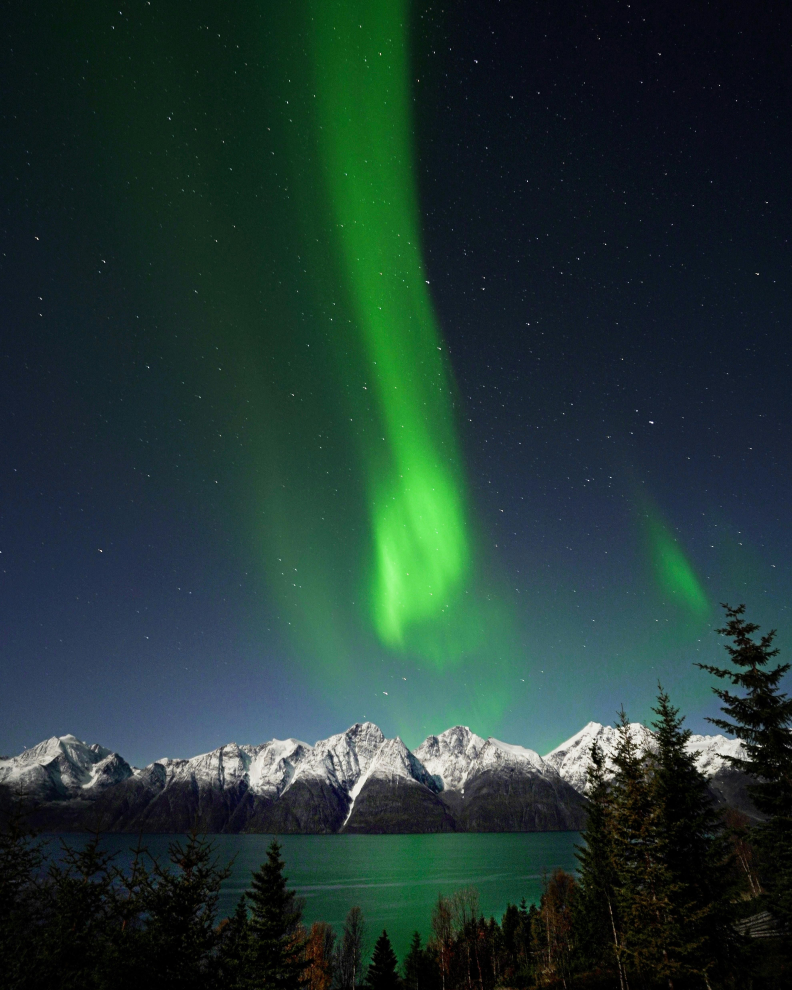
#> input picture img/aurora_2.jpg, 3960 x 4950 px, found by its file name (shown at 1/5 size)
$ python control.py
#> lines starting #> are read from the running program, lines starting #| are printed output that depends on the picture; after the words box and inside, x2 and y2 are one past the last pixel; in counts of white or black regions, pixels touching at a corner belong together
import cv2
import numpy as np
#定义窗口名称
winName='Colors of the rainbow'
#定义滑动条回调函数，此处pass用作占位语句保持程序结构的完整性
def nothing(x):
    pass
#aurora_1
#foreground_1
#light_foreground_1
img_original=cv2.imread('./img./aurora_2.jpg')
#> img_original is the input picture: shape (4950, 3960, 3); mean B, G, R 50.5, 55.3, 32.4
#颜色空间的转换
img_original = cv2.resize(img_original, (500, 500))
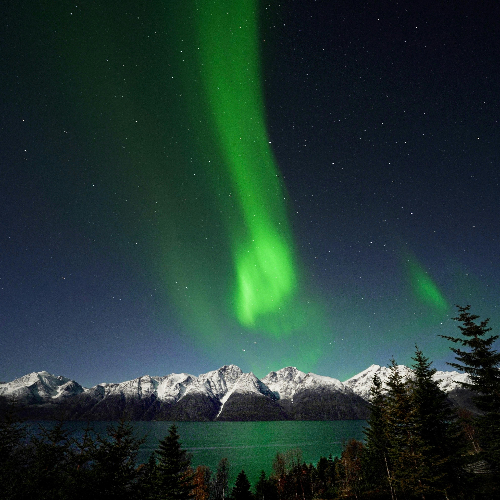
#> img_original: shape (500, 500, 3); mean B, G, R 50.4, 55.2, 32.3
img_hsv=cv2.cvtColor(img_original,cv2.COLOR_BGR2HSV)
#> img_hsv: shape (500, 500, 3); mean H, S, V 82.9, 132.6, 61.9
#新建窗口
cv2.namedWindow(winName)
#新建6个滑动条，表示颜色范围的上下边界，这里滑动条的初始化位置即为黄色的颜色范围
cv2.createTrackbar('LowerbH',winName,86,255,nothing)
cv2.createTrackbar('LowerbS',winName,96,255,nothing)
cv2.createTrackbar('LowerbV',winName,40,255,nothing)
cv2.createTrackbar('UpperbH',winName,163,255,nothing)
cv2.createTrackbar('UpperbS',winName,160,255,nothing)
cv2.createTrackbar('UpperbV',winName,123,255,nothing)
#174,159,0
#77,68,206
while(1):
    #函数cv2.getTrackbarPos()范围当前滑块对应的值
    lowerbH=cv2.getTrackbarPos('LowerbH',winName)
    lowerbS=cv2.getTrackbarPos('LowerbS',winName)
    lowerbV=cv2.getTrackbarPos('LowerbV',winName)
    upperbH=cv2.getTrackbarPos('UpperbH',winName)
    upperbS=cv2.getTrackbarPos('UpperbS',winName)
    upperbV=cv2.getTrackbarPos('UpperbV',winName)
    #得到目标颜色的二值图像，用作cv2.bitwise_and()的掩模
    #print(lowerbH,lowerbS,lowerbV)

    img_target=cv2.inRange(img_original,(lowerbH,lowerbS,lowerbV),(upperbH,upperbS,upperbV))
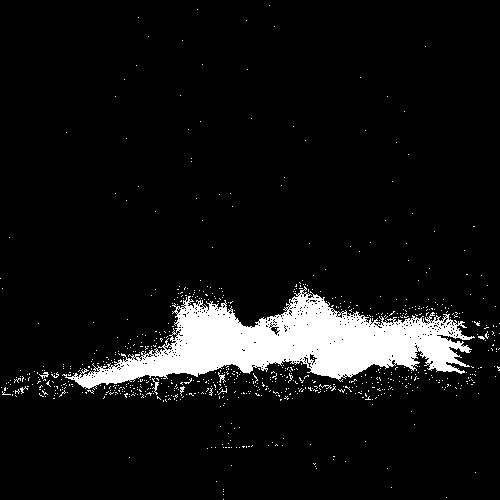
#> img_target: shape (500, 500); 7.8% white; 768 white regions (761 under 20 px), largest, box (x1, y1, x2, y2) and area: (62, 286, 475, 389) 17713, (152, 378, 159, 395) 39, (218, 372, 226, 383) 34
    #输入图像与输入图像在掩模条件下按位与，得到掩模范围内的原图像
    img_specifiedColor=cv2.bitwise_and(img_original,img_original,mask=img_target)
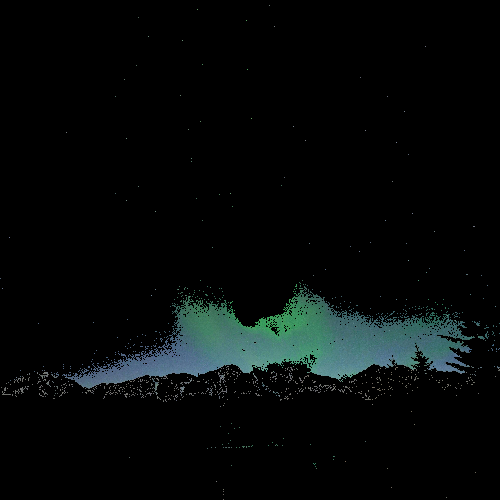
#> img_specifiedColor: shape (500, 500, 3); mean B, G, R 9.2, 9.4, 5.8

    cv2.imshow(winName,img_specifiedColor)

    if cv2.waitKey(1)==ord('q'):
#> (key q is pressed here)
        break
cv2.destroyAllWindows()

$ run again, with img/aurora_3.jpg copied over img/aurora_2.jpg
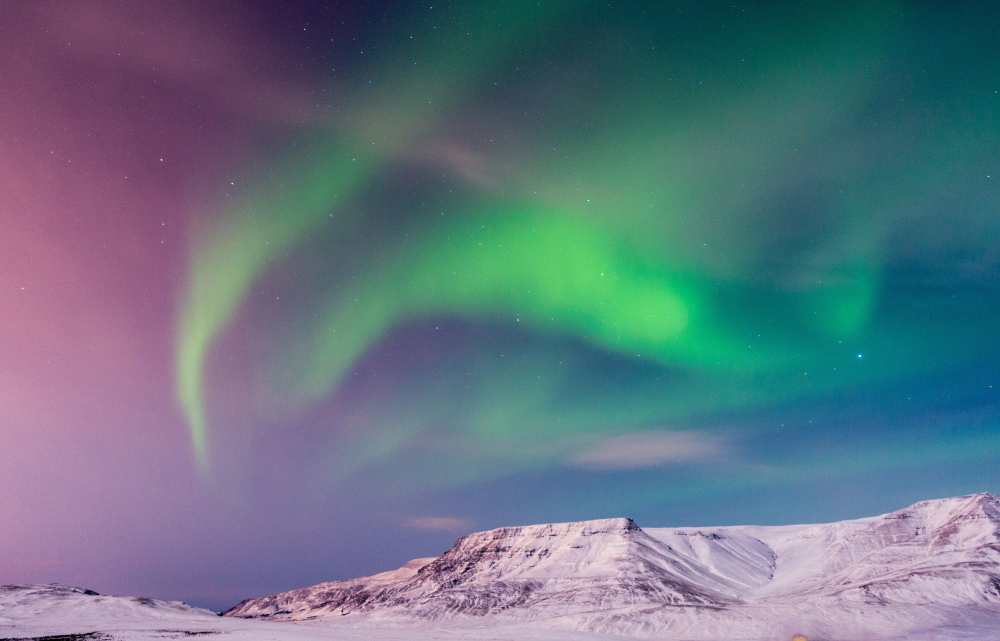
#> input picture img/aurora_3.jpg, 5000 x 3205 px, found by its file name (shown at 1/5 size)
#> img_original is the input picture: shape (3205, 5000, 3); mean B, G, R 130.1, 116.5, 97.1
#> img_original: shape (500, 500, 3)
#> img_hsv: shape (500, 500, 3); mean H, S, V 115.6, 109.3, 138.6
#> `img_target=cv2.inRange(img_original,(lowerbH,lowerbS,lowerbV),(upperbH..`:
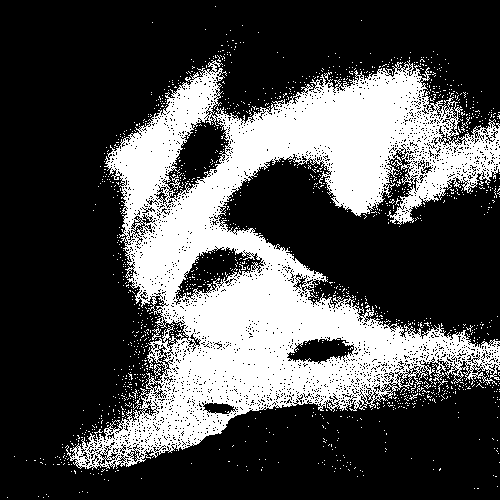
#> img_target: shape (500, 500); 29.5% white; 1356 white regions (1352 under 20 px), largest, box (x1, y1, x2, y2) and area: (65, 60, 500, 470) 71053, (169, 175, 183, 190) 56, (133, 398, 141, 410) 26, (409, 393, 418, 400) 21
#> `img_specifiedColor=cv2.bitwise_and(img_original,img_original,mask=img_..`:
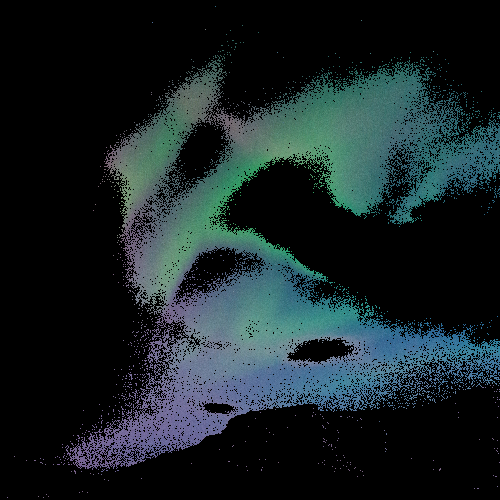
#> img_specifiedColor: shape (500, 500, 3); mean B, G, R 37.6, 35.2, 24

$ run again, with img/aurora_4.jpg copied over img/aurora_2.jpg
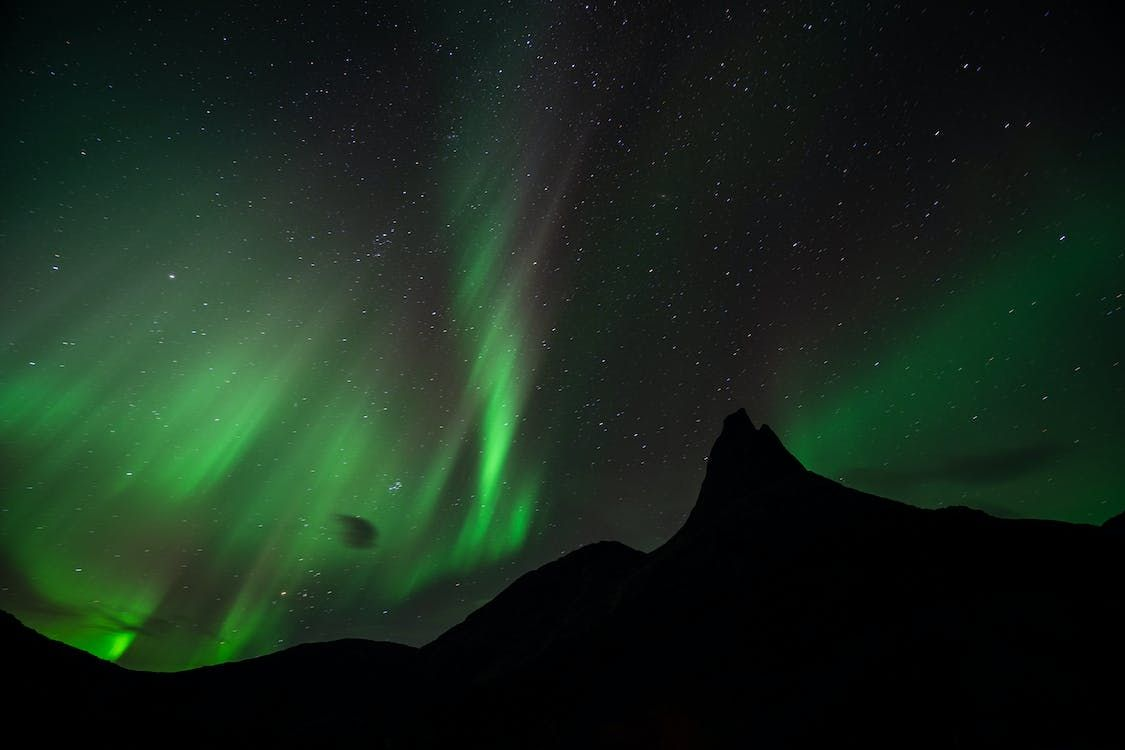
#> input picture img/aurora_4.jpg, 1125 x 750 px, found by its file name
#> img_original is the input picture: shape (750, 1125, 3); mean B, G, R 27.1, 40.4, 23.3
#> `img_original = cv2.resize(img_original, (500, 500))`:
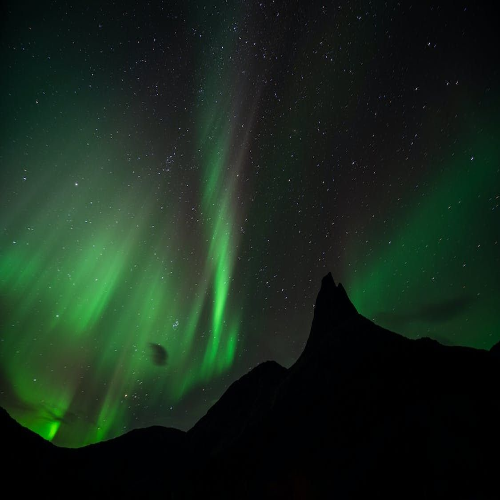
#> img_original: shape (500, 500, 3); mean B, G, R 27.1, 40.3, 23.3
#> img_hsv: shape (500, 500, 3); mean H, S, V 66, 101.4, 40.8
#> `img_target=cv2.inRange(img_original,(lowerbH,lowerbS,lowerbV),(upperbH..`:
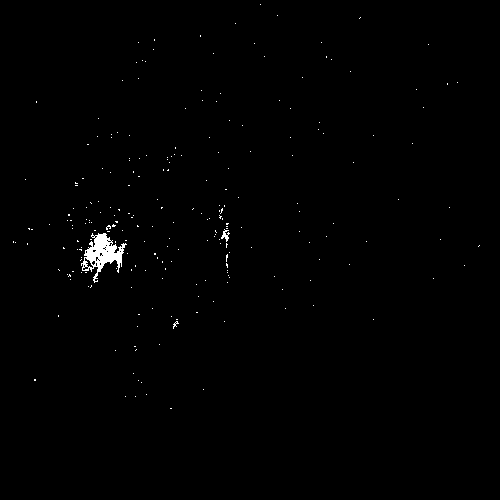
#> img_target: shape (500, 500); 0.55% white; 232 white regions (230 under 20 px), largest, box (x1, y1, x2, y2) and area: (81, 233, 127, 283) 934, (221, 229, 230, 242) 52
